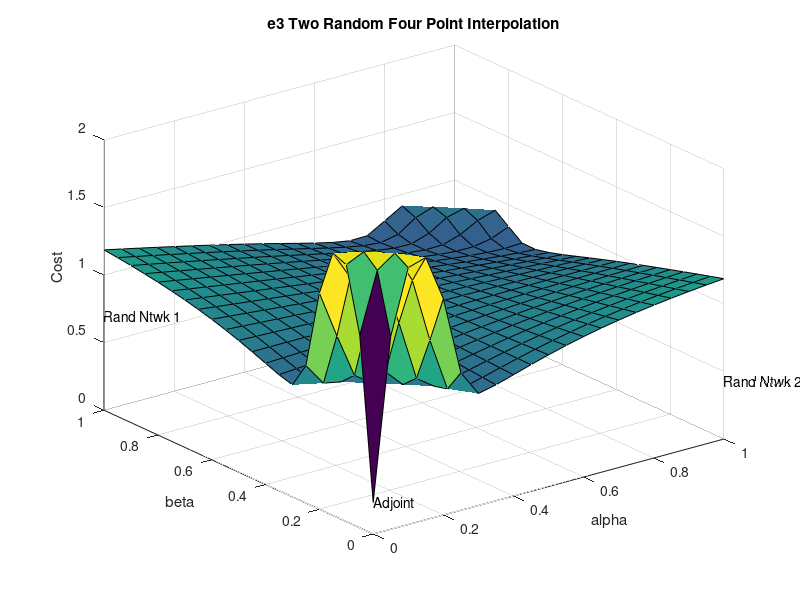
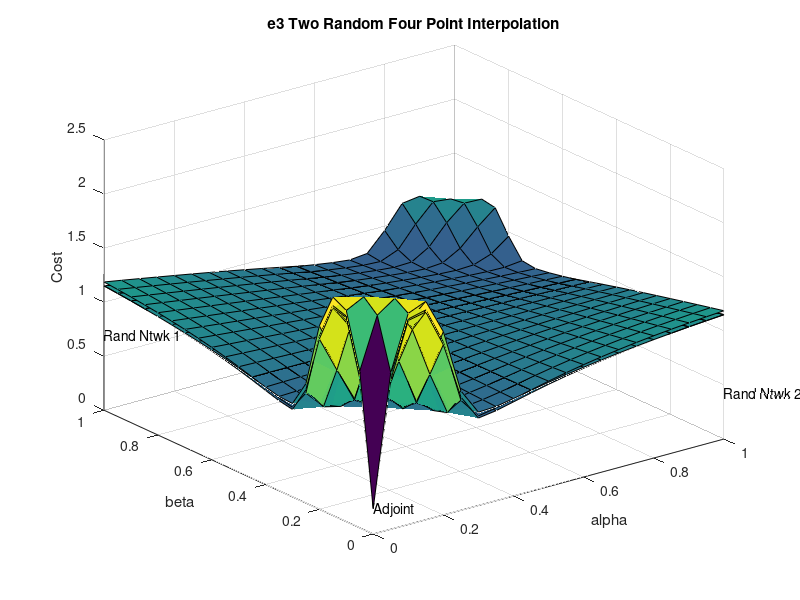

The MATLAB source for these figures, in order:
%% Loading Data
mesh = csvread('toy/mesh.csv');
F = csvread('toy/F.csv');
G = csvread('toy/G.csv');
E = csvread('toy/E.csv');
Fr1 = csvread('toy/Fr1.csv');
Gr1 = csvread('toy/Gr1.csv');
Er1 = csvread('toy/Er1.csv');
Fr2 = csvread('toy/Fr2.csv');
Gr2 = csvread('toy/Gr2.csv');
Er2 = csvread('toy/Er2.csv');
Fr3 = csvread('toy/Fr3.csv');
Gr3 = csvread('toy/Gr3.csv');
Er3 = csvread('toy/Er3.csv');
alpha = mesh(:,1);
beta = mesh(:,2);

%% Plotting Data
surf(alpha,beta,F);
title("Four Point Interpolation");
xlabel("alpha");
ylabel("beta");
zlabel("Cost");
text(alpha(1),beta(1),F(1,1)-0.01,'Adjoint');
text(alpha(1),beta(21),F(21,1)+0.01,'Coadjoint(ntwk2)');
text(alpha(21),beta(1),F(1,21)-0.01,'Coadjoint(ntwk3)');
text(alpha(21),beta(21),F(21,21)+0.01,'Random Pt');

%% Plotting w/ Random Initialization
surf(alpha,beta,Fr1);
title("e1 Two Random Four Point Interpolation");
xlabel("alpha");
ylabel("beta");
zlabel("Cost");
text(alpha(1),beta(1),F(1,1)-0.01,'Adjoint');
text(alpha(1),beta(21),F(21,1)+0.01,'Rand Ntwk 1');
text(alpha(21),beta(1),F(1,21)-0.01,'Rand Ntwk 2');
text(alpha(21),beta(21),F(21,21)+0.01,'Coadjoint 1e1');

%% Plotting w/ Random Initialization
surf(alpha,beta,Fr2);
title("e2 Two Random Four Point Interpolation");
xlabel("alpha");
ylabel("beta");
zlabel("Cost");
text(alpha(1),beta(21),F(21,1)+0.01,'Rand Ntwk 1');
text(alpha(21),beta(1),F(1,21)-0.01,'Rand Ntwk 2');
text(alpha(21),beta(21),F(21,21)+0.01,'Coadjoint 1e2');

%% Plotting w/ Random Initialization
surf(alpha,beta,Fr3);
title("e3 Two Random Four Point Interpolation");
xlabel("alpha");
ylabel("beta");
zlabel("Cost");
text(alpha(1),beta(1),F(1,1)-0.01,'Adjoint');
text(alpha(1),beta(21),F(21,1)+0.01,'Rand Ntwk 1');
text(alpha(21),beta(1),F(1,21)-0.01,'Rand Ntwk 2');
text(alpha(21),beta(21),F(21,21)+0.01,'Coadjoint 1e3');

%% Plotting w/ Random Initialization

figure
surf(alpha, beta, Fr1)
title("e3 Two Random Four Point Interpolation");
xlabel("alpha");
ylabel("beta");
zlabel("Cost");
text(alpha(1),beta(1),F(1,1)-0.01,'Adjoint');
text(alpha(1),beta(21),F(21,1)+0.01,'Rand Ntwk 1');
text(alpha(21),beta(1),F(1,21)-0.01,'Rand Ntwk 2');
text(alpha(21),beta(21),F(21,21)+0.01,'Coadjoint 1e3');
hold on
surf(alpha, beta, Fr2)
surf(alpha, beta, Fr3)
hold off
grid on
